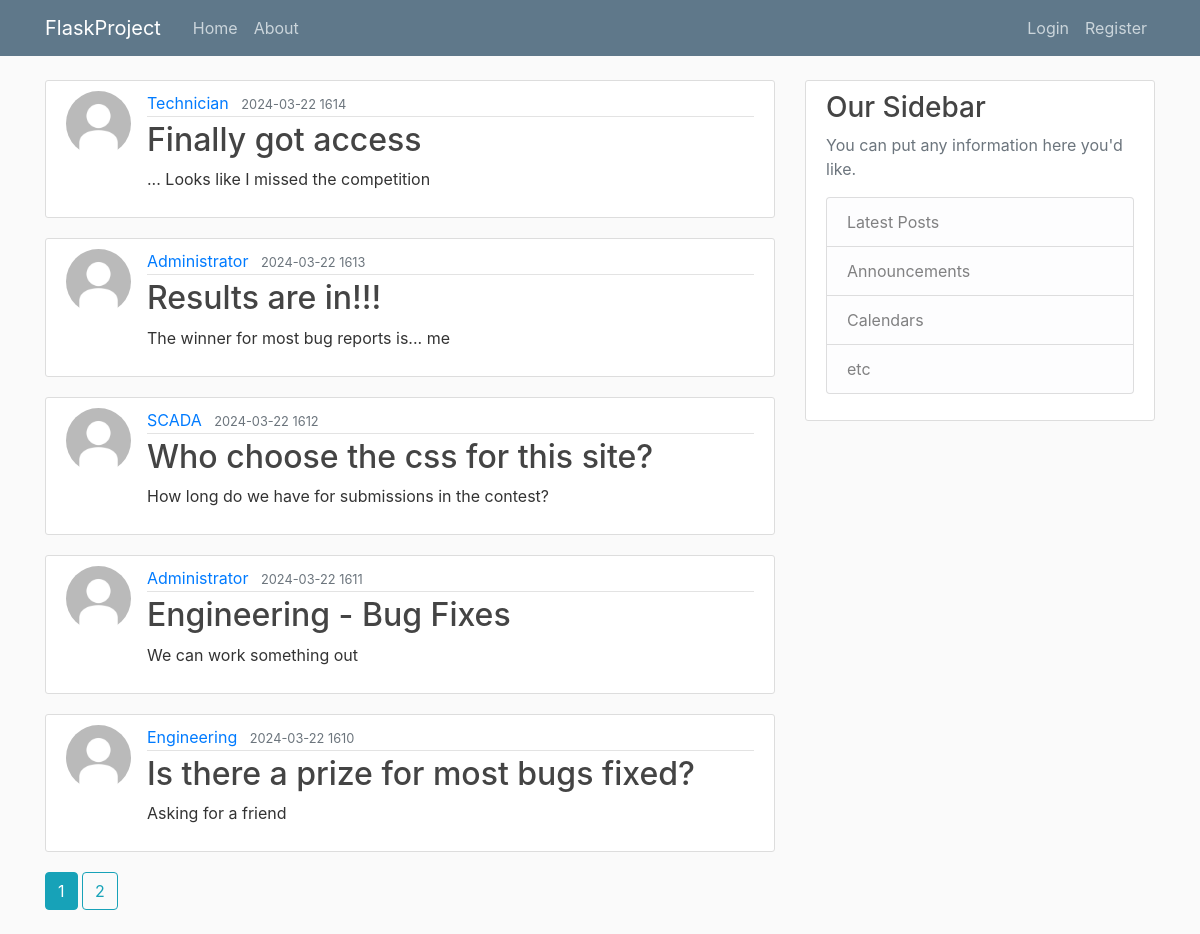
The page /home on the database its author committed.
### FlaskProject/models.py (models this page shows, shortened)
class Post(db.Model):
    id = db.Column(db.Integer, primary_key=True)
    title = db.Column(db.String(100), nullable=False)
    date_posted = db.Column(db.DateTime, nullable=False, default=datetime.datetime.now)
    content = db.Column(db.Text, nullable=False)
    user_id = db.Column(db.Integer, db.ForeignKey('user.id'), nullable=False)

class User(db.Model, UserMixin):  # class is = table
    id = db.Column(db.Integer, primary_key=True)
    username = db.Column(db.String(20), unique=True, nullable=False)
    email = db.Column(db.String(120), unique=True, nullable=False)
    password = db.Column(db.String(60), nullable=False)
    image_file = db.Column(db.String(20), nullable=False, default='default.jpg')
    posts = db.relationship('Post', backref=db.backref('author', lazy='joined'), lazy='dynamic')

### FlaskProject/main/routes.py (the view)
@main.route("/")
@main.route("/home")
def home():
    with current_app.app_context():
        page = request.args.get('page', 1, type=int)
        posts = Post.query.order_by(Post.date_posted.desc()).paginate(page=page, per_page=5)
    return render_template("home.html", posts=posts)

### FlaskProject/templates/home.html
{% extends "layout.html" %}
{% block content %}
    {% for post in posts.items %}
        <article class="media content-section">
            <img class="rounded-circle article-img" src="{{ url_for('static', filename='profile_pics/' + post.author.image_file) }}">
            <div class="media-body">
                <div class="article-metadata">
                    <a class="mr-2" href="{{ url_for('users.user_posts', username=post.author.username) }}">{{ post.author.username }}</a>
                    <small class="text-muted">{{ post.date_posted.strftime('%Y-%m-%d %H%M') }}</small>
                </div>
                <h2><a class="article-title" href="{{ url_for('posts.post', post_id=post.id) }}">{{ post.title }}</a></h2>
                <p class="article-content">{{ post.content }}</p>
            </div>
        </article>
    {% endfor %}
    {% for page_num in posts.iter_pages(left_edge=1, right_edge=1, left_current=1, right_current=1) %}
        {% if page_num %}
            {% if posts.page == page_num %}
                <a class="btn btn-info mb-4" href="{{ url_for('main.home', page=page_num) }}">{{ page_num}}</a>
            {% else %}
                <a class="btn btn-outline-info mb-4" href="{{ url_for('main.home', page=page_num) }}">{{ page_num}}</a>
            {% endif %}
        {% else %}
            ...
        {% endif %}
    {% endfor%}
{% endblock content %}

### FlaskProject/templates/layout.html (shortened to what this page needs)
<!DOCTYPE html>
<html lang="en">
<head>
    <link rel="stylesheet" href="https://maxcdn.bootstrapcdn.com/bootstrap/4.0.0/css/bootstrap.min.css">
    <link rel="stylesheet" type="text/css" href="{{ url_for('static', filename='main.css') }}">
</head>
<body>
    <header class="site-header">
        <nav class="navbar navbar-expand-md navbar-dark bg-steel fixed-top">
            <div class="container">
                <a class="navbar-brand mr-4" href="/">FlaskProject</a>
                <div class="collapse navbar-collapse" id="navbarToggle">
                    <div class="navbar-nav mr-auto">
                        <a class="nav-item nav-link" href="{{ url_for('main.home') }}">Home</a>
                        <a class="nav-item nav-link" href="{{ url_for('main.about') }}">About</a>
                    </div>
                    <div class="navbar-nav">
                        {% if current_user.is_authenticated %}
                            <a class="nav-item nav-link" href="{{ url_for('posts.new_post') }}">New Post</a>
                            <a class="nav-item nav-link" href="{{ url_for('users.account') }}">Account</a>
                            <a class="nav-item nav-link" href="{{ url_for('users.logout') }}">Logout</a>
                        {% else %}
                            <a class="nav-item nav-link" href="{{ url_for('users.login') }}">Login</a>
                            <a class="nav-item nav-link" href="{{ url_for('users.register') }}">Register</a>
                        {% endif %}
                    </div>
                </div>
            </div>
        </nav>
    </header>
    <main role="main" class="container">
        <div class="row">
            <div class="col-md-8">
                {% block content %}{% endblock %}
            </div>
            <div class="col-md-4">
                <div class="content-section">
                    <h3>Our Sidebar</h3>
                    <p class='text-muted'>You can put any information here you'd like.
                        <ul class="list-group">
                            <li class="list-group-item list-group-item-light">Latest Posts</li>
                            <li class="list-group-item list-group-item-light">Announcements</li>
                            <li class="list-group-item list-group-item-light">Calendars</li>
                            <li class="list-group-item list-group-item-light">etc</li>
                        </ul>
                    </p>
                </div>
            </div>
        </div>
    </main>
</body>
</html>

### FlaskProject/static/main.css (style rules this page uses)
body { background: #fafafa; color: #333333; margin-top: 5rem; }
h1, h2, h3, h4, h5, h6 { color: #444444; }
.bg-steel { background-color: #5f788a; }
.site-header .navbar-nav .nav-link { color: #cbd5db; }
.content-section { background: #ffffff; padding: 10px 20px; border: 1px solid #dddddd; border-radius: 3px; margin-bottom: 20px; }
.article-title { color: #444444; }
.article-content { white-space: pre-line; }
.article-img { height: 65px; width: 65px; margin-right: 16px; }
.article-metadata { padding-bottom: 1px; margin-bottom: 4px; border-bottom: 1px solid #e3e3e3 }

### rows shown on the page
Post: image_file (placeholder picture), author.username "Technician", date_posted "2024-03-22 1614", title "Finally got access", content "... Looks like I missed the competition"
Post: image_file (placeholder picture), author.username "Administrator", date_posted "2024-03-22 1613", title "Results are in!!!", content "The winner for most bug reports is... me"
Post: image_file (placeholder picture), author.username "SCADA", date_posted "2024-03-22 1612", title "Who choose the css for this site?", content "How long do we have for submissions in the contest?"
Post: image_file (placeholder picture), author.username "Administrator", date_posted "2024-03-22 1611", title "Engineering - Bug Fixes", content "We can work something out"
Post: image_file (placeholder picture), author.username "Engineering", date_posted "2024-03-22 1610", title "Is there a prize for most bugs fixed?", content "Asking for a friend"

### other values the page prints
{{ page_num }} "1"
{{ page_num }} "2"
